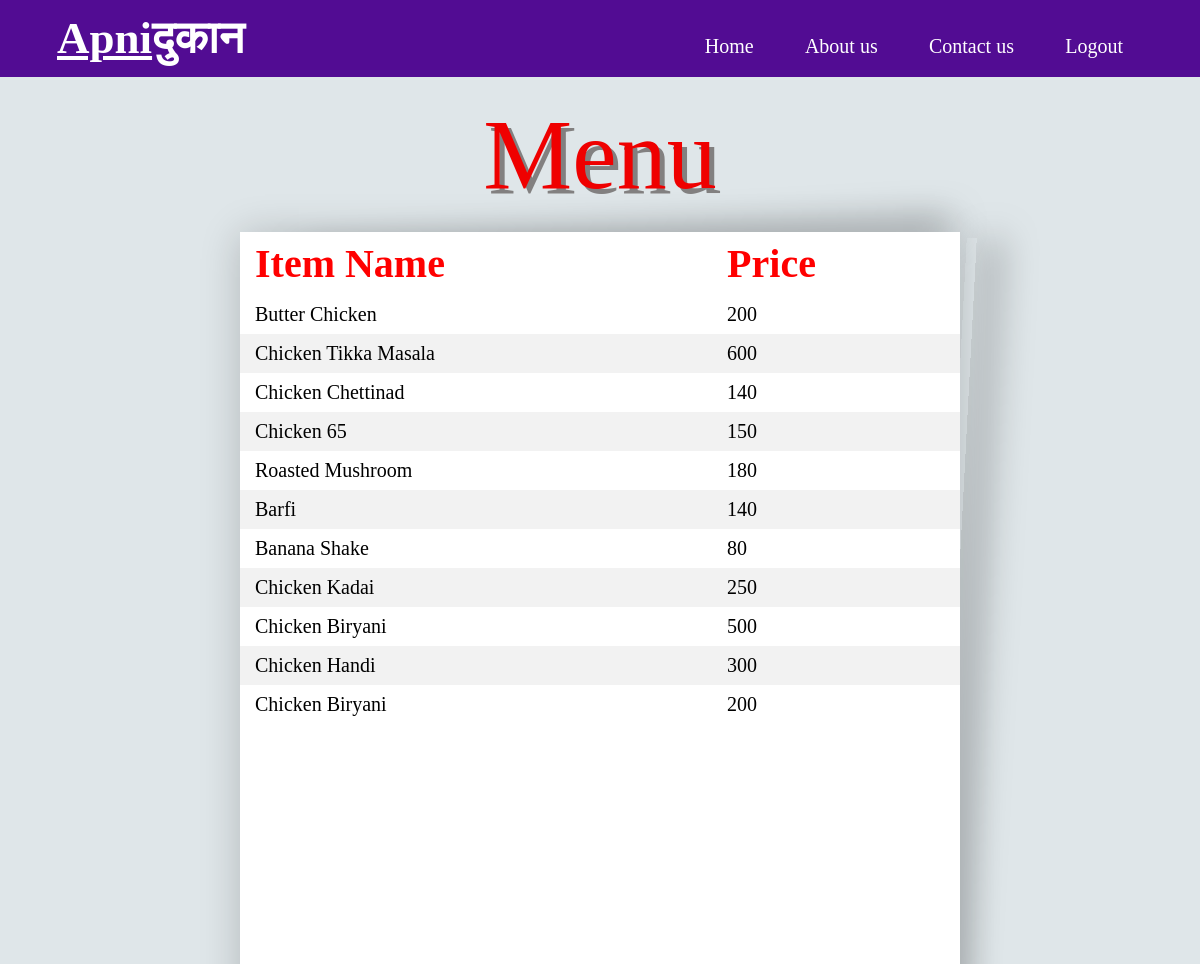
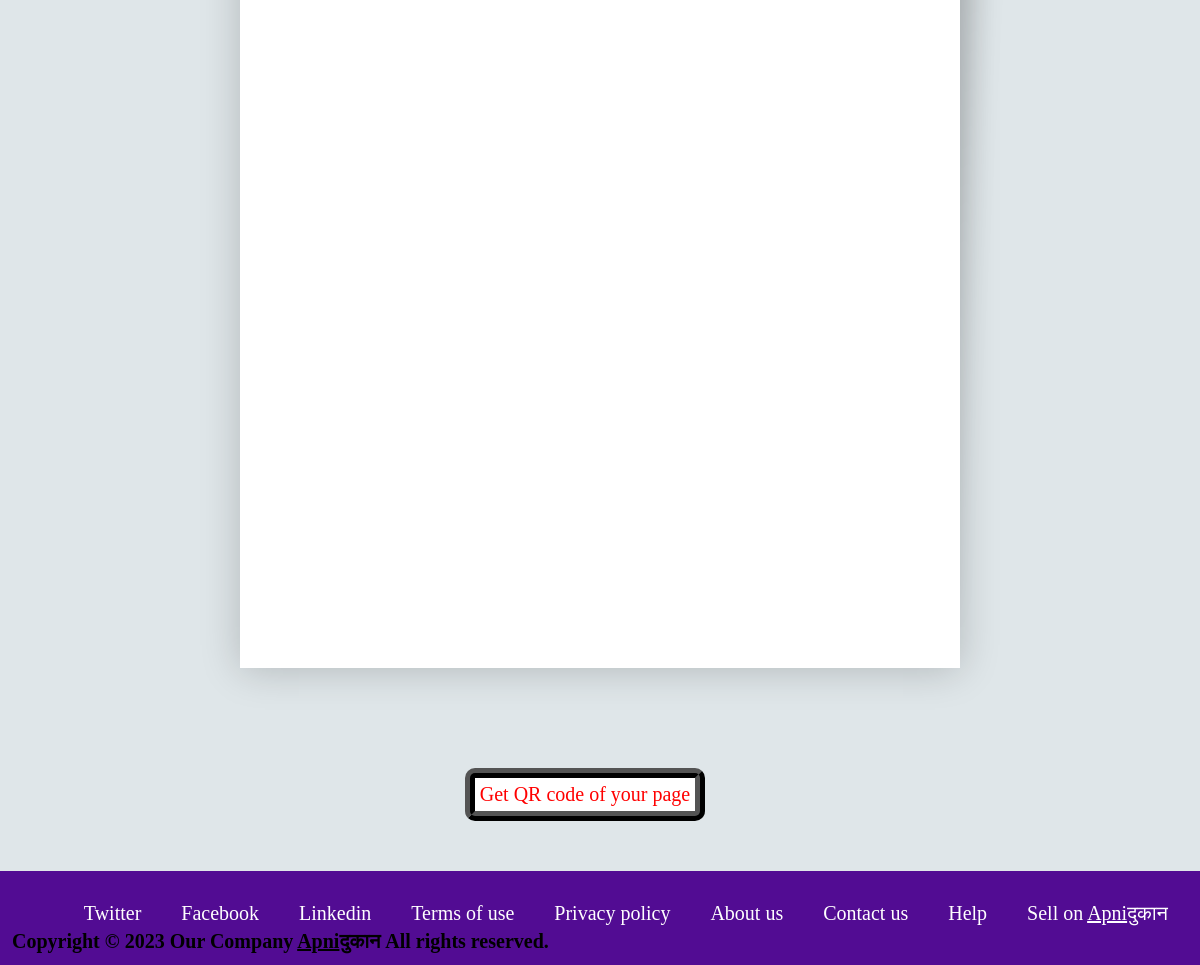
The app's page /displaydata with its own data (2 pictures, top to bottom).
### myapp/models.py (models this page shows)
class additems(models.Model):
    itemname = models.CharField(max_length=50)
    amount = models.IntegerField(null=True, blank=True, default=None)

### myapp/views.py (the view)
# urls.py: path('displaydata',views.displaydata, name='displaydata'),
def displaydata(request):
    display_data = additems.objects.all()
    return render(request,'savedata.html',{'display_data':display_data})

### templates/savedata.html (shortened to what this page needs)
<!DOCTYPE html>
<html>
<head>
    {% load static %}
    <link rel="stylesheet" href="{% static 'css\aboutus_style.css' %}">
</head>
<body>
	<header>
        <div class="logo">&nbsp;&nbsp;&nbsp;&nbsp;<u><b>Apni</u><span style="color:white">दुकान</span> </b>
            <ul>
                <li><a href="/">Home</a></li>&nbsp;
                <li><a href="/aboutus">About us</a></li>&nbsp;
                <li><a href="#">Contact us</a></li>&nbsp;
                <li><a href="/">Logout</a></li>
            </ul>
        </div>
	</header>
    <p>Menu</p>
    <div class="paper-shadow">
        <table>
            <thead>
                <tr>
                    <th style="font-size: 40px; color: red; font-family: Brush Script MT;">Item Name</th>
                    <th style="font-size: 40px; color: red; font-family: Brush Script MT;">Price</th>
                </tr>
            </thead>
            <tbody>
                {% for items in display_data %}
                    <tr>
                        <td>{{ items.itemname }}</td>
                        <td>{{ items.amount }}</td>
                    </tr>
                {% endfor %}
            </tbody>
        </table>
    </div>
    <span class="click" style="display: flex;justify-content: center; margin-bottom: 50px;">
        <form action="/qr_code" method="POST">
          <button style="border: 10px solid black;border-radius: 10px; border-style: ridge;font-size: 20px;padding: 5px;margin-right: 30px;
          background-color: rgb(255, 255, 255);
          color: rgb(255, 0, 0);">Get QR code of your page</button>
        </form>
    </span>
	<footer>
        <div class="contain">
            <ul>
                <li><a href="#">Help</a></li>
                <li><a href="#">Sell on <u>Apni</u>दुकान</a></li>
            </ul>
            <ul>
               <li><a href="#">About us </a></li>
                <li><a href="#">Contact us</a></li>
            </ul>
            <ul>
               <li> <a href="#">Terms of use</a></li>
               <li> <a href="#">Privacy policy</a></li>
            </ul>
            <ul>
                <li><a href="#">Twitter</a></li>
                <li><a href="#">Facebook</a></li>
                <li><a href="#">Linkedin</a></li>
            </ul>
                <h4 style="font-size: 20px;">Copyright © 2023 Our Company <u>Apni</u>दुकान All rights reserved.
                </h4>
        </div>
	</footer>
</body>
</html>

### static/css/aboutus_style.css (style rules this page uses)
* { margin:0%; padding: 0; font-family: 'poppins', sens-serif; box-sizing: border-box; }
li { float:left; }
li a { padding: 20px; font-size: 20px; font-style: lato; color: white; text-decoration: none; margin-top: 0px; }
ul { display: flex; float:right; list-style-type: none; margin:0px; padding: 0px; overflow: hidden; }
.logo { margin: auto 3res; padding:12px ; font-size: 45px; background-color: rgb(82, 12, 147); color: white; }
.contain { margin: auto 3res; padding:12px ; font-size: 40px; background-color: rgb(82, 12, 147); color: rgb(0, 0, 0); }
p { word-wrap: break-word; font-size: 25px; margin-left: 60px; margin-right: 60px; margin-bottom: 80px; margin-top: 20px; }
h4 { color: black; margin-bottom: 0px; }

### templates/savedata.html (style rules this page uses)
table { border-collapse: collapse; width: 100%; padding: 10px; }
th, td { text-align: left; padding: 8px; padding-left: 15px; font-size: 20px; }
tr:nth-child(even) { background-color: #f2f2f2; }
body { background:#dfe6e9; }
.paper-shadow { position: relative; background: #fff; width: 60%; margin: 100px auto; box-shadow: 0px 2px 38px rgba(0, 0, 0, 0.2); height: 1400px; }
.paper-shadow:after, .paper-shadow:before { content: ''; position: absolute; left: auto; background:none; z-index: -1; }
.paper-shadow:after { width: 90%; height: 10px; top: 30px; right:8px; -webkit-transform: rotate(-3deg); -moz-transform: rotate(-3deg); -o-transform: rotate(-3deg); -ms-transform: rotate(-3deg); transform: rotate(-3deg); -webkit-box-shadow: 0px -20px 36px 5px #ffffff; -moz-box-shadow: 0px -20px 36px 5px #ffffff; box-shadow: 0px -25px 35px 0px rgba(0,0,0,0.5); }
.paper-shadow:before { width: 10px; height: 95%; top: 5px; right:18px; -webkit-transform: rotate(3deg); -moz-transform: rotate(3deg); -o-transform: rotate(3deg); -ms-transform: rotate(3deg); transform: rotate(3deg); -webkit-box-shadow: 20px 0px 25px 5px #ffffff; -moz-box-shadow: 20px 0px 25px 5px #ffffff; box-shadow: 22px 0px 35px 0px rgba(0,0,0,0.5); }
p { text-shadow: 5px 5px #828080; font-size: 100px; display: flex; justify-content: center; align-items:center ; font-family: Copperplate, Papyrus, fantasy; color: rgb(239, 0, 0); font-weight: 200px; margin-bottom: -80px; }

### records on screen
additems: itemname "Butter Chicken", amount "200"
additems: itemname "Chicken Tikka Masala", amount "600"
additems: itemname "Chicken Chettinad", amount "140"
additems: itemname "Chicken 65", amount "150"
additems: itemname "Roasted Mushroom", amount "180"
additems: itemname "Barfi", amount "140"
additems: itemname "Banana Shake", amount "80"
additems: itemname "Chicken Kadai", amount "250"
additems: itemname "Chicken Biryani", amount "500"
additems: itemname "Chicken Handi", amount "300"
additems: itemname "Chicken Biryani", amount "200"
